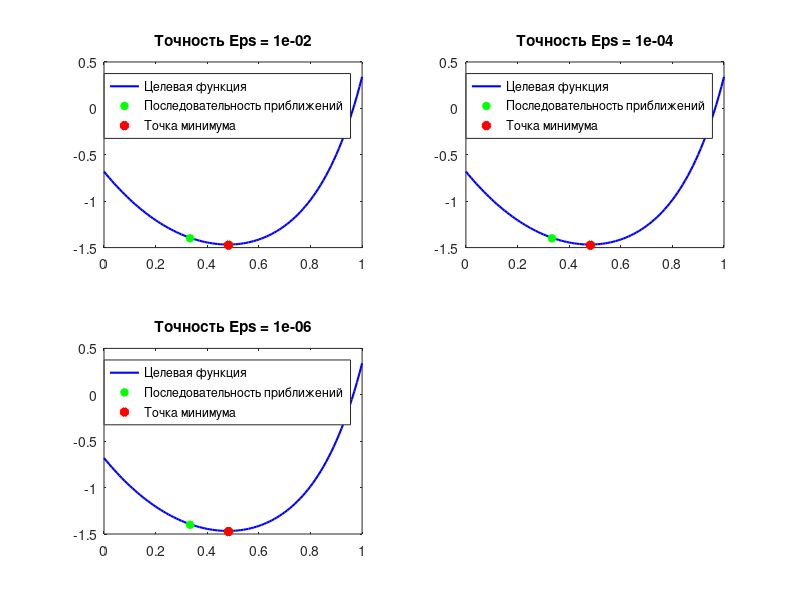

This chart was generated by the following MATLAB code:
function lab4()
    f = @(x) (cosh((3*x.^3 + 2*x.^2 - 4*x + 5) / 3) + ...
        tanh((x.^3 - 3*2^(1/2)*x - 2) / (2*x + 2^(1/2))) - 2.5);
      
    a = 0; b = 1;
    X = a:0.01:b;
    Y = f(X);
    eps = [0.01, 0.0001, 0.000001];
    
    NeutonMethodTable(f, a, b, X, Y, eps);
    FminbndTable(f, a, b, eps);
end

% Вывод таблицы для встроенной функции fminbnd
function FminbndTable(f, a, b, eps)
    fprintf("\nРезультаты вычисления точки минимума\n");
    fprintf("для различных значений точности функцией fminbnd:\n\n");
    fprintf(" # |    Eps   | N  |    x*   |   f(x*)\n");
    fprintf("---|----------|----|---------|--------\n");
    for i = 1:length(eps)
        options = optimset('TolX', eps(i));
        [x, fval, ~, output] = fminbnd(f, a, b, options);
        fprintf("%2i | %5f | %2i | %5.5f | %5.5f\n", ...
            i, eps(i), output.funcCount, x, fval);
    end
end

% Вывод таблицы и графиков для результатов работы метода Ньютона
function NeutonMethodTable(f, a, b, X, Y, eps)
    fprintf("\nРезультаты вычисления точки минимума\n");
    fprintf("для различных значений точности методом Ньютона:\n\n");
    fprintf("Eps - точность\n");
    fprintf("N - число обращений к целевой функции\n");
    fprintf("x* - найденная точка минимума функции\n");
    fprintf("f(x*) - найденный минимум функции\n\n");
    fprintf(" # |    Eps   | N  |    x*   |   f(x*)\n");
    fprintf("---|----------|----|---------|--------\n");
    
    figure('Units', 'normalized', 'OuterPosition', [0 0 1 1]);
    title('Метод Ньютона');
    
    for i = 1:length(eps)
        % Вычисление точки минимума и минимума функции
        [X0, F0, X_S, N] = NeutonMethod(a, b, f, eps(i));
        
        % Вывод строки таблицы результатов вычислений
        fprintf("%2i | %5f | %2i | %5.5f | %5.5f\n", ...
            i, eps(i), N, X0, F0);
        
        % Вывод графика для данной точности
        subplot(2, 2, i);
        % Целевая функция
        plot(X, Y, '-b','LineWidth',1.5);
        hold on;
        % Последовательность приближений
        plot(X_S, f(X_S), '*g','LineWidth', 2);
        % Точка минимума
        plot(X0, F0, '*r','LineWidth', 4);
        title(sprintf("Точность Eps = %2.0e", eps(i)));
        legend('Целевая функция', 'Последовательность приближений', ...
            'Точка минимума');
    end
end

% Разностная аппроксимация первой производной
function df = df(f_prev, f_next, delta)
    df = (f_next - f_prev) / (2*delta);
end

% Разностная аппроксимация второй производной
function d2f = d2f(f_prev, f_m, f_next, delta)
    d2f = (f_next - 2*f_m + f_prev) / (delta^2);
end

% Метод Ньютона
function [X, F, X0, N] =  NeutonMethod(a, b, f, eps)
    x0_prev = (a + b) / 3;
    x_prev = x0_prev - eps;
    x_next = x0_prev + eps;
    
    f_prev = f(x_prev);
    f_next = f(x_next);
    
    d2ff = d2f(f_prev, f(x0_prev), f_next, eps);

    X0 = [x0_prev];
    N = 3; % Число обращений к целевой функции
    
    while true
        % Очередное приближение точки минимума
        dff = df(f_prev, f_next, eps);
        x0 = x0_prev - dff / d2ff;
        X0 = [X0, x0];
        
        % Проверка условия завершения поиска
        if abs(x0_prev - x0) <= eps
            break;
        end
        
        % Вычисление точек для разностной аппроксимации производной
        x0_prev = x0;
        x_prev = x0 - eps; 
        x_next = x0 + eps;
        f_prev = f(x_prev);
        f_next = f(x_next);
        N = N + 2;
    end
    
    X = x0;
    F = f_next;
end